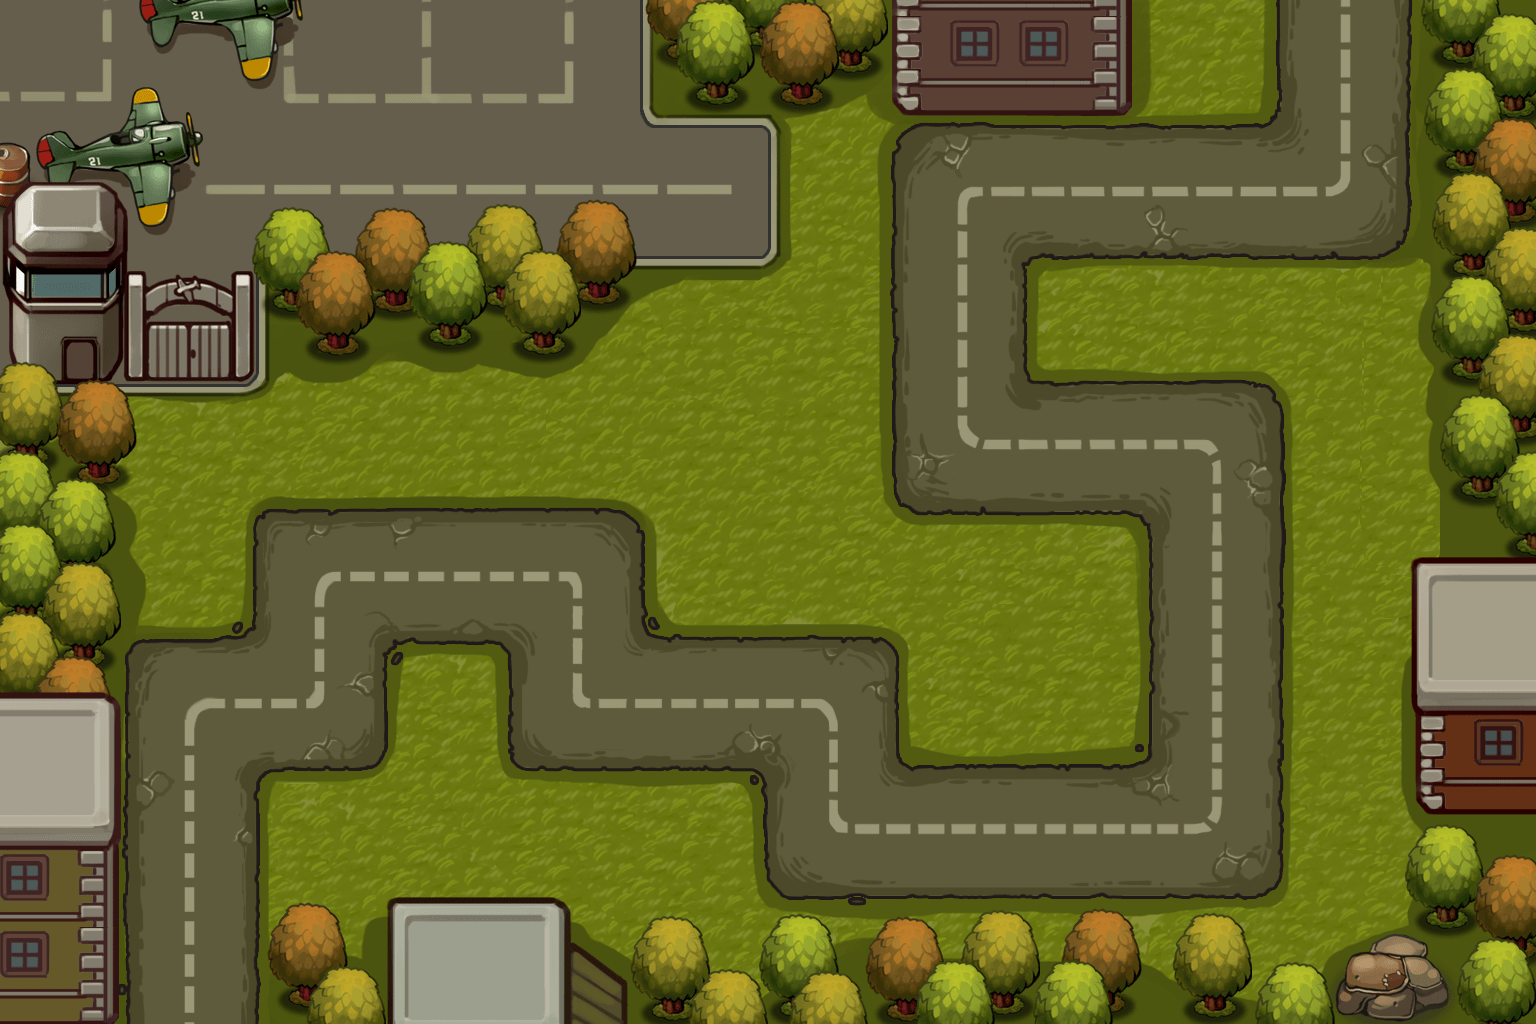

Below is a game level as drawn by its tile map, then a one-line description and the .tmx that defines it (tile-layer data replaced by summaries):
An orthogonal 12x8 tile map with 128x128 px tiles, 1 tile layer (layer) and 14 objects (p1, p2, p3, p4, p5, ...).

<map version="1.0" orientation="orthogonal" renderorder="right-down" width="12" height="8" tilewidth="128" tileheight="128">
 <tileset firstgid="1" name="map6" tilewidth="128" tileheight="128">
  <image source="map6.png" width="1536" height="1024" />
  <tile id="9">
   <properties>
    <property name="canTouch" value="1" />
   </properties>
  </tile>
  <tile id="18">
   <properties>
    <property name="canTouch" value="1" />
   </properties>
  </tile>
  <tile id="29">
   <properties>
    <property name="canTouch" value="1" />
   </properties>
  </tile>
  <tile id="30">
   <properties>
    <property name="canTouch" value="1" />
   </properties>
  </tile>
  <tile id="32">
   <properties>
    <property name="canTouch" value="1" />
   </properties>
  </tile>
  <tile id="33">
   <properties>
    <property name="canTouch" value="1" />
   </properties>
  </tile>
  <tile id="34">
   <properties>
    <property name="canTouch" value="1" />
   </properties>
  </tile>
  <tile id="37">
   <properties>
    <property name="canTouch" value="1" />
   </properties>
  </tile>
  <tile id="38">
   <properties>
    <property name="canTouch" value="1" />
   </properties>
  </tile>
  <tile id="39">
   <properties>
    <property name="canTouch" value="1" />
   </properties>
  </tile>
  <tile id="40">
   <properties>
    <property name="canTouch" value="1" />
   </properties>
  </tile>
  <tile id="41">
   <properties>
    <property name="canTouch" value="1" />
   </properties>
  </tile>
  <tile id="42">
   <properties>
    <property name="canTouch" value="1" />
   </properties>
  </tile>
  <tile id="46">
   <properties>
    <property name="canTouch" value="1" />
   </properties>
  </tile>
  <tile id="49">
   <properties>
    <property name="canTouch" value="1" />
   </properties>
  </tile>
  <tile id="53">
   <properties>
    <property name="canTouch" value="1" />
   </properties>
  </tile>
  <tile id="54">
   <properties>
    <property name="canTouch" value="1" />
   </properties>
  </tile>
  <tile id="55">
   <properties>
    <property name="canTouch" value="1" />
   </properties>
  </tile>
  <tile id="56">
   <properties>
    <property name="canTouch" value="1" />
   </properties>
  </tile>
  <tile id="58">
   <properties>
    <property name="canTouch" value="1" />
   </properties>
  </tile>
  <tile id="63">
   <properties>
    <property name="canTouch" value="1" />
   </properties>
  </tile>
  <tile id="67">
   <properties>
    <property name="canTouch" value="1" />
   </properties>
  </tile>
  <tile id="68">
   <properties>
    <property name="canTouch" value="1" />
   </properties>
  </tile>
  <tile id="70">
   <properties>
    <property name="canTouch" value="1" />
   </properties>
  </tile>
  <tile id="74">
   <properties>
    <property name="canTouch" value="1" />
   </properties>
  </tile>
  <tile id="75">
   <properties>
    <property name="canTouch" value="1" />
   </properties>
  </tile>
  <tile id="76">
   <properties>
    <property name="canTouch" value="1" />
   </properties>
  </tile>
  <tile id="77">
   <properties>
    <property name="canTouch" value="1" />
   </properties>
  </tile>
  <tile id="82">
   <properties>
    <property name="canTouch" value="1" />
   </properties>
  </tile>
 </tileset>
 <layer name="layer" width="12" height="8">
  <data>[96 cells, 96 non-empty, 96 distinct tile ids]</data>
 </layer>
 <objectgroup name="path">
  <object name="p1" x="180" y="960" />
  <object name="p2" x="192" y="712" />
  <object name="p3" x="320" y="692" />
  <object name="p4" x="326" y="582" />
  <object name="p5" x="570" y="580" />
  <object name="p6" x="578" y="704" />
  <object name="p7" x="820" y="704" />
  <object name="p8" x="828" y="820" />
  <object name="p9" x="1208" y="824" />
  <object name="p10" x="1208" y="440" />
  <object name="p11" x="968" y="432" />
  <object name="p12" x="964" y="188" />
  <object name="p13" x="1336" y="176" />
  <object name="p14" x="1344" y="24" />
 </objectgroup>
</map>